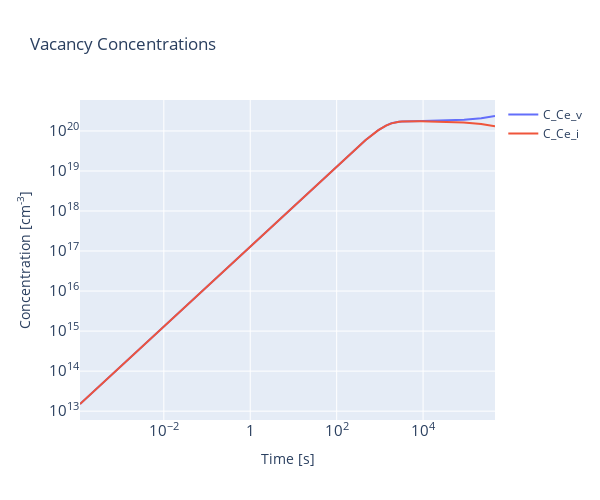
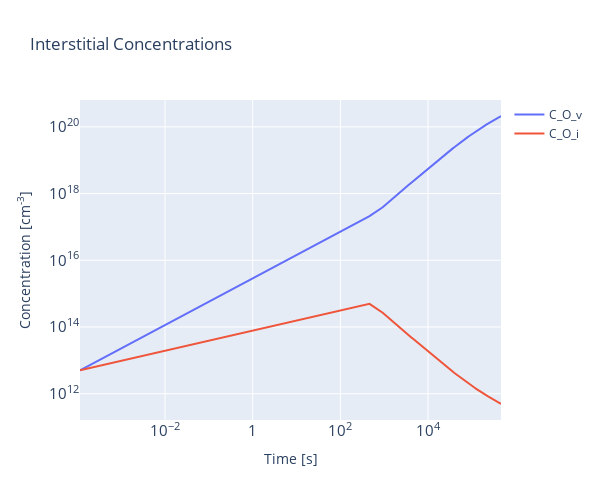
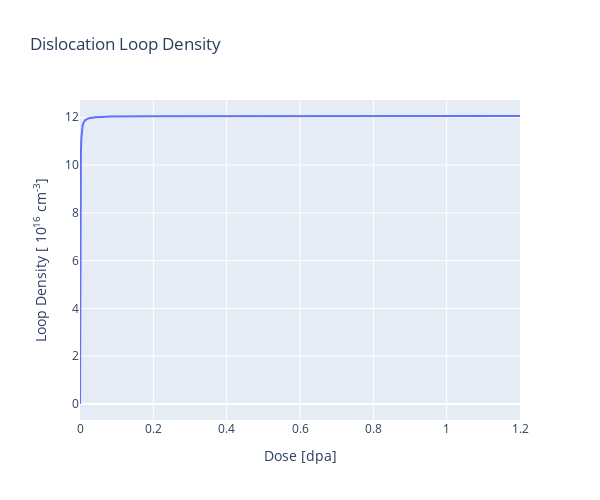
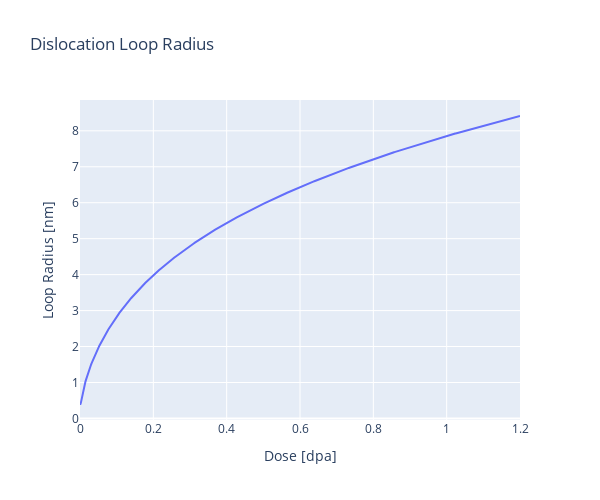

The code cell stored with these charts, in order, in its notebook:
### Code cell
interactive_plots(results, G_0)

### Figure 1 — Plotly figure (JSON) as saved in the notebook; plotly's stock layout.template omitted (floating-point values rounded to 4 significant figures; data arrays with more than 128 entries replaced by an {"elided": "..."} marker saying what was removed)
{"data": [{"mode": "lines", "name": "C_Ce_v", "type": "scatter", "x": {"elided": "1000 float values"}, "y": {"elided": "1000 float values"}}, {"mode": "lines", "name": "C_Ce_i", "type": "scatter", "x": {"elided": "1000 float values"}, "y": {"elided": "1000 float values"}}], "layout": {"height": 500, "title": {"text": "Vacancy Concentrations"}, "width": 600, "xaxis": {"exponentformat": "power", "title": {"text": "Time [s]"}, "type": "log"}, "yaxis": {"exponentformat": "power", "title": {"text": "Concentration [cm<sup>-3</sup>]"}, "type": "log"}}}

### Figure 2 — Plotly figure (JSON) as saved in the notebook; plotly's stock layout.template omitted (floating-point values rounded to 4 significant figures; data arrays with more than 128 entries replaced by an {"elided": "..."} marker saying what was removed)
{"data": [{"mode": "lines", "name": "C_O_v", "type": "scatter", "x": {"elided": "1000 float values"}, "y": {"elided": "1000 float values"}}, {"mode": "lines", "name": "C_O_i", "type": "scatter", "x": {"elided": "1000 float values"}, "y": {"elided": "1000 float values"}}], "layout": {"height": 500, "title": {"text": "Interstitial Concentrations"}, "width": 600, "xaxis": {"exponentformat": "power", "title": {"text": "Time [s]"}, "type": "log"}, "yaxis": {"exponentformat": "power", "title": {"text": "Concentration [cm<sup>-3</sup>]"}, "type": "log"}}}

### Figure 3 — Plotly figure (JSON) as saved in the notebook; plotly's stock layout.template omitted (floating-point values rounded to 4 significant figures; data arrays with more than 128 entries replaced by an {"elided": "..."} marker saying what was removed)
{"data": [{"mode": "lines", "name": "N_L", "type": "scatter", "x": {"elided": "1000 float values"}, "y": {"elided": "1000 float values"}}], "layout": {"height": 500, "title": {"text": "Dislocation Loop Density"}, "width": 600, "xaxis": {"title": {"text": "Dose [dpa]"}}, "yaxis": {"title": {"text": "Loop Density [ 10<sup>16</sup> cm<sup>-3</sup>] "}}}}

### Figure 4 — Plotly figure (JSON) as saved in the notebook; plotly's stock layout.template omitted (floating-point values rounded to 4 significant figures; data arrays with more than 128 entries replaced by an {"elided": "..."} marker saying what was removed)
{"data": [{"mode": "lines", "name": "R_L", "type": "scatter", "x": {"elided": "1000 float values"}, "y": {"elided": "1000 float values"}}], "layout": {"height": 500, "title": {"text": "Dislocation Loop Radius"}, "width": 600, "xaxis": {"title": {"text": "Dose [dpa]"}}, "yaxis": {"title": {"text": "Loop Radius [nm]"}}}}
